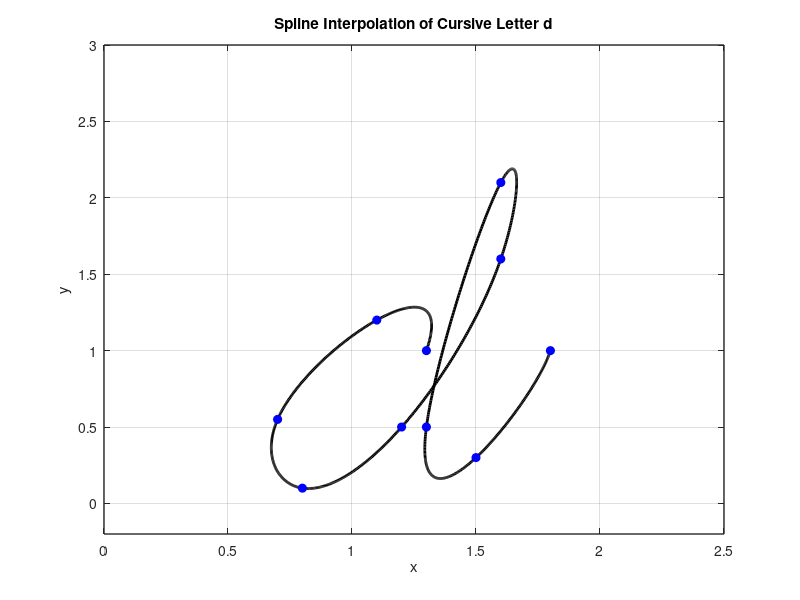

Recreate this plot in MATLAB.
x = [1.3 1.1 0.7 0.8 1.2 1.6 1.6 1.3 1.5 1.8];
y = [1 1.2 0.55 0.1 0.5 1.6 2.1 0.5 0.3 1];

n = length(x);
t = 0:n-1; % Parametric coordinate t
tt = 0:0.01:n-1; % More dense coordinate tt for spline interpolation

% Compute spline interpolation
xx = spline(t, x, tt);
yy = spline(t, y, tt);

% Plot settings
figure(1)
plot(xx, yy, 'k', 'LineWidth', 2) % plot spline
hold on
plot(x, y, 'bo', 'MarkerFaceColor', 'b') % plot data points
axis([0 2.5 -0.2 3])
grid on
title('Spline Interpolation of Cursive Letter d')
xlabel('x')
ylabel('y')
set(gca, 'FontSize', 10, 'LineWidth', 1)
grid on